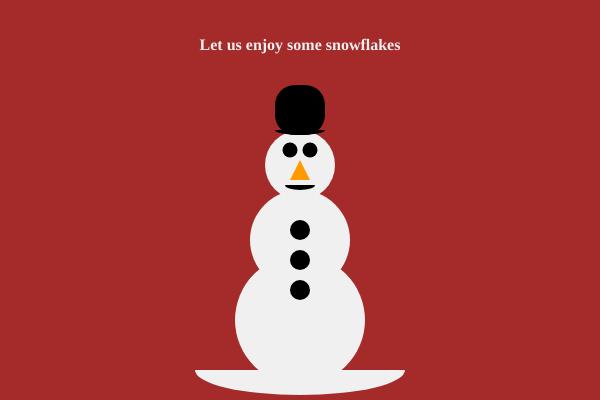
Frame 1 (no input)
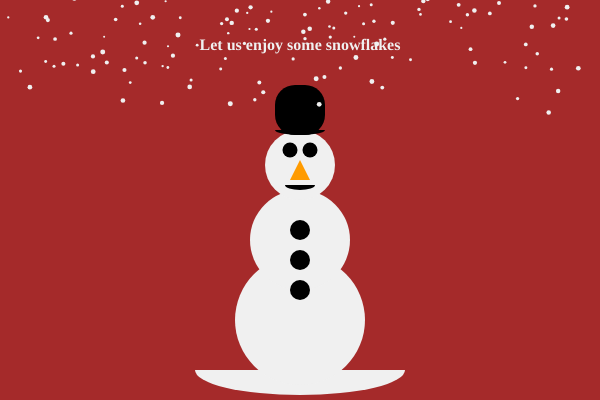
Frame 60 (no input)
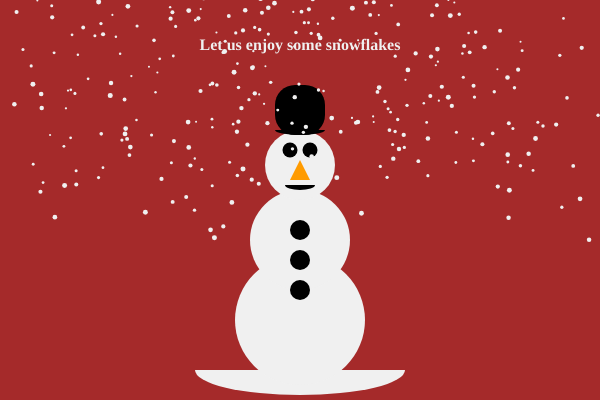
Frame 120 (the mouse pressed at the canvas centre since frame 60)

The p5.js sketch that drew these frames (run headless with seeded random() and noise() and a simulated clock; from frame 60 on, the mouse is pressed at the canvas centre):

// p5.js sketch
// ── sketch.js
let snowflakes = []; // array to hold snowflake objects



function setup() {
  createCanvas(600, 400);
  fill(240);
  noStroke();
    
}

function draw() {
  background('brown');
    fill(240);
    noStroke();
    arc(300, 370, 210, 50, 0, PI/1.0);
   
    textSize(16);
    textFont("Georgia");
    textStyle(BOLD);
    textAlign(CENTER);
    text('Let us enjoy some snowflakes',300,50);
    //snowman
    fill(240);
    noStroke();
    circle(300, 320, 130);
    circle(300, 240, 100);   
    circle(300, 165, 70);
    fill(0);
    circle(300, 290, 20);
    circle(300, 260, 20);
    circle(300, 230, 20);
    circle(290, 150, 15);
    circle(310, 150, 15);
    //nose
    fill(255, 155, 0);
    triangle(310, 180, 300, 160, 290, 180);
    fill(0);
    arc(300, 185, 30, 10, 0, PI/1.0);//smile arc
    arc(300, 130, 50, 10, 0, PI/1.0);//hat arc
    square(275, 85, 50, 20);//hat 
    line(30, 20, 85, 75);
    
    
    //snowflakes 
    fill(240);
    
    
    
    

    


let t = frameCount / 60; // update time

  // create a random number of snowflakes each frame
  for (let i = 0; i < random(5); i++) {
    snowflakes.push(new snowflake()); // append snowflake object
  }

  // loop through snowflakes with a for..of loop
  for (let flake of snowflakes) {
    flake.update(t); // update snowflake position
    flake.display(); // draw snowflake
  }
}
// snowflake class
function snowflake() {
  // initialize coordinates
  this.posX = 0;
  this.posY = random(-50, 0);
  this.initialangle = random(0, 2 * PI);
  this.size = random(2, 5);

  // radius of snowflake spiral
  // chosen so the snowflakes are uniformly spread out in area
  this.radius = sqrt(random(pow(width / 2, 2)));

  this.update = function(time) {
    // x position follows a circle
    let w = 0.6; // angular speed
    let angle = w * time + this.initialangle;
    this.posX = width / 2 + this.radius * sin(angle);

    // different size snowflakes fall at slightly different y speeds
    this.posY += pow(this.size, 0.5);

    // delete snowflake if past end of screen
    if (this.posY > height) {
      let index = snowflakes.indexOf(this);
      snowflakes.splice(index, 1);
        
    }
        };
    

  this.display = function() {
    ellipse(this.posX, this.posY, this.size);
  };

}



    
